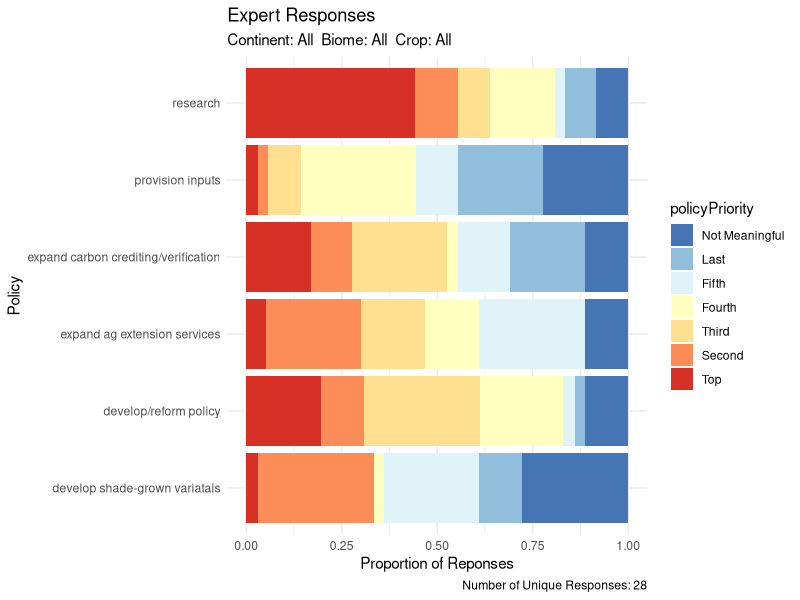
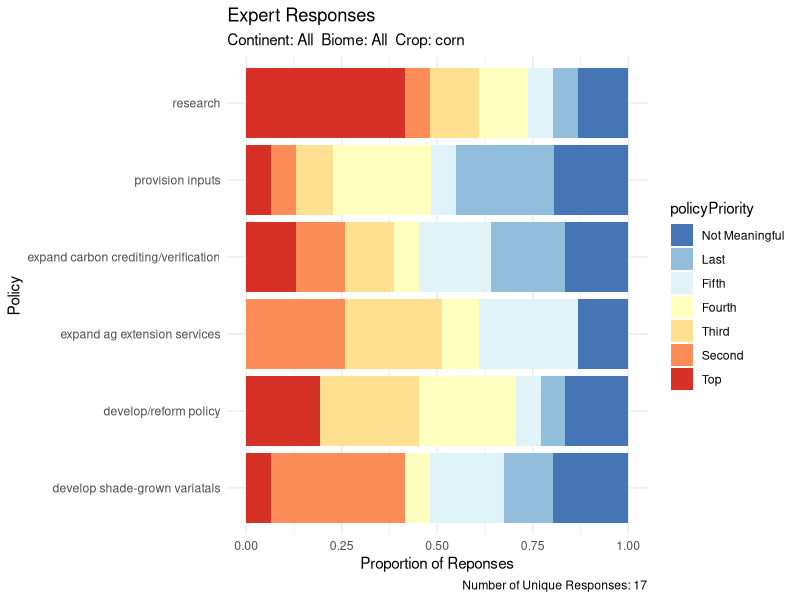
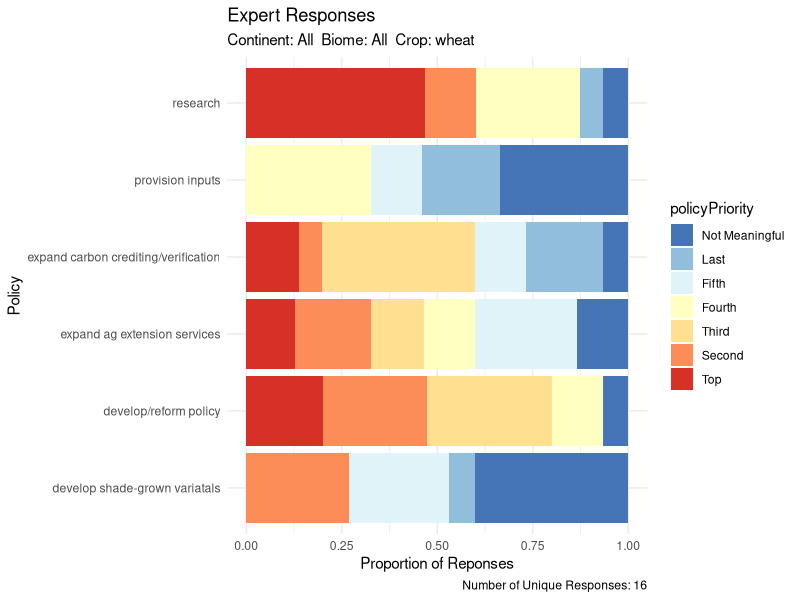
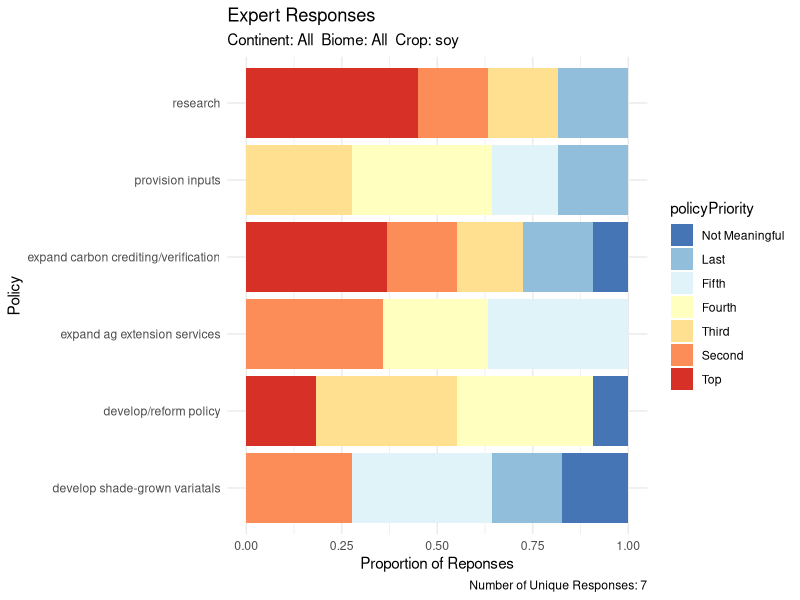

The R script that drew these images, in order:
## ---- chunk 1
knitr::opts_chunk$set(echo = TRUE)
require(tidyverse)
require(knitr)
require(RColorBrewer)
## ---- chunk 2
#read csv
policy_long<-read_delim("tia1_policy_long.csv",delim=",",col_names=T)
policy_long<-policy_long%>%
  mutate_at(vars(reasonImportance),factor,levels=c("Not Meaningful","Last","Eighth","Seventh","Sixth","Fifth","Fourth","Third","Second","Top"))%>%
  mutate_at(vars(policyPriority),factor,levels=c("Not Meaningful","Last","Fifth","Fourth","Third","Second","Top"))

## ---- chunk 3
crop_histogram<-function(crop,data,what2plot,continent,biome){
    if(crop!="All"){
      if(crop=="corn"){
        data<-data%>%filter(crop=="corn")
        }
      if(crop=="wheat"){
        data<-data%>%filter(crop=="wheat")
        }
      if(crop=="soy"){
        data<-data%>%filter(crop=="soy")
        }
    }
    dimDistinct<-transmute(data,name=name,repTree=repTree)%>%distinct()%>%dim()
  numResp<-dimDistinct[1]

  data%>%
    filter(policy!="Other"&policy!="None"&!is.na(policy))%>%
    ggplot(mapping=aes(x=policy)) +
      geom_bar(position="fill",aes(fill=policyPriority))+
      coord_flip()+
      labs(y="Proportion of Reponses",x=what2plot,title="Expert Responses",subtitle=paste("Continent:",continent," Biome:",biome," Crop:",crop),caption=paste("Number of Unique Responses:",as.character(numResp)))+
      theme_minimal()+
      scale_fill_brewer(type="div",palette="RdYlBu",direction=-1,aesthetics=c("fill"))
}

## ---- chunk 4
#initialize defaults
what2plot<-"Policy"
continent<-"All"
biome<-"All"
var<-"policy"
fill<-"policyPriority"

crop_histogram(crop="All",data=policy_long,what2plot=what2plot,continent=continent,biome=biome)

## ---- chunk 5
#initialize defaults
what2plot<-"Policy"
continent<-"All"
biome<-"All"
var<-"policy"
fill<-"policyPriority"

crop_histogram(crop="corn",data=policy_long,what2plot=what2plot,continent=continent,biome=biome)

## ---- chunk 6
#initialize defaults
what2plot<-"Policy"
continent<-"All"
biome<-"All"
var<-"policy"
fill<-"policyPriority"

crop_histogram(crop="wheat",data=policy_long,what2plot=what2plot,continent=continent,biome=biome)

## ---- chunk 7
#initialize defaults
what2plot<-"Policy"
continent<-"All"
biome<-"All"
var<-"policy"
fill<-"policyPriority"

crop_histogram(crop="soy",data=policy_long,what2plot=what2plot,continent=continent,biome=biome)

